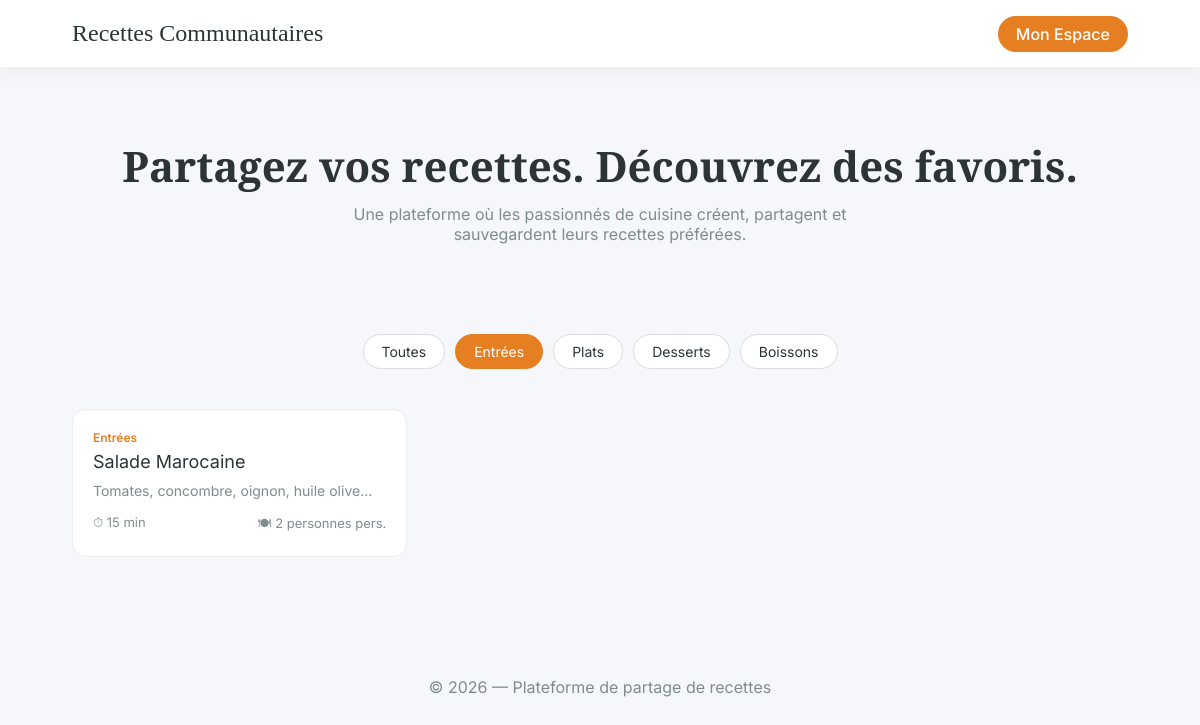
The page /views/recipes/home.php?category=1 (signed in) on the database its author committed.
### tables this page shows
create table categories(
    id int auto_increment primary key,
    name enum ("Entrées","Plats","Desserts","Boissons") not null
);

create table recette(
    id int auto_increment primary key,
    users_id int,
    categories_id int,
    title varchar(150) not null,
    create_time timestamp NOT NULL DEFAULT current_timestamp(),
    temp_de_production varchar(100),
    ingredient varchar(255),
    instructions varchar(255),
    portions varchar(100),
    foreign key (users_id)references users(id) on delete cascade,
    foreign key (categories_id)references categories(id) on delete cascade
);

### config/db.php (called while the page is built)
<?php
class Database
{
    private $host = 'localhost';
    private $dbname = 'recette_manager';
    private $user = 'root';
    private $pass = '';
    private static $instance = null;
    private $conn;
    private function __construct()
    {
        try {
            $this->conn = new PDO(
                'mysql:host=' . $this->host . ';dbname=' . $this->dbname,
                $this->user,
                $this->pass
            );
            $this->conn->setAttribute(PDO::ATTR_ERRMODE, PDO::ERRMODE_EXCEPTION);
        } catch (PDOException $e) {
            die("Connection error: " . $e->getMessage());
        }
    }
    public static function getInstance()
    {
        if (self::$instance === null) {
            self::$instance = new Database();
        }
        return self::$instance;
    }
    public function getConnection()
    {
        return $this->conn;
    }
}
?>

### models/category.php (called while the page is built)
<?php
require_once __DIR__ . '/../config/db.php';
class Category_model
{
    private $pdo;
    public function __construct()
    {
        $this->pdo = Database::getInstance()->getConnection();
    }
    public function getCategories()
    {
        $stmt = $this->pdo->query("SELECT id, name FROM categories");
        return $stmt->fetchAll(PDO::FETCH_ASSOC);
    }
}

### models/recipe.php (called while the page is built, shortened)
<?php
require_once __DIR__ . '/../config/db.php';
class Recette_model
{
    private $pdo;
    function __construct()
    {
        $this->pdo = Database::getInstance()->getConnection();
    }
    public function getAllRecipes($category_id = null)
    {
        $sql = "SELECT r.*, c.name as category_name, u.username as chef_name
                FROM recette r
                LEFT JOIN categories c ON r.categories_id = c.id
                LEFT JOIN users u ON r.users_id = u.id";
        $params = [];
        if ($category_id) {
            $sql .= " WHERE r.categories_id = ?";
            $params[] = $category_id;
        }
        $sql .= " ORDER BY r.create_time DESC";
        $stmt = $this->pdo->prepare($sql);
        $stmt->execute($params);
        return $stmt->fetchAll(PDO::FETCH_ASSOC);
    }
}

### views/recipes/home.php (the view, shortened to what this page needs)
<?php
require_once __DIR__ . '/../../models/category.php';
require_once __DIR__ . '/../../models/recipe.php';
$is_logged_in = isset($_SESSION['user_id']);
$categoryModel = new Category_model();
$categories = $categoryModel->getCategories();
$recipeModel = new Recette_model();
$filter_category = isset($_GET['category']) ? (int)$_GET['category'] : null;
$filtered_recipes = $recipeModel->getAllRecipes($filter_category);
?>
<!DOCTYPE html>
<html lang="fr">
<head>
</head>
<body>
<header>
  <a href="home.php" class="logo">Recettes Communautaires</a>
  <div class="nav">
    <?php if ($is_logged_in): ?>
      <a href="dashboard.php" class="btn">Mon Espace</a>
    <?php else: ?>
      <a href="../auth/login.php">Connexion</a>
      <a href="../auth/register.php" class="btn">Inscription</a>
    <?php endif; ?>
  </div>
</header>
<section class="hero">
  <h1>Partagez vos recettes. Découvrez des favoris.</h1>
  <p>Une plateforme où les passionnés de cuisine créent, partagent et sauvegardent leurs recettes préférées.</p>
</section>
<div class="category-filter">
  <a href="home.php#menu" class="category-btn <?php echo !$filter_category ? 'active' : ''; ?>">Toutes</a>
  <?php foreach ($categories as $cat): ?>
    <a href="home.php?category=<?php echo $cat['id']; ?>#menu"
       class="category-btn <?php echo $filter_category === $cat['id'] ? 'active' : ''; ?>">
       <?php echo htmlspecialchars($cat['name']); ?>
    </a>
  <?php endforeach; ?>
</div>
<?php if (empty($filtered_recipes)): ?>
  <p style="text-align:center;color:var(--muted)">Aucune recette trouvée.</p>
<?php else: ?>
<div class="recipes-grid">
  <?php foreach ($filtered_recipes as $recipe): ?>
  <div class="recipe-card-public"
       onclick='openRecipeDetail(<?php echo json_encode($recipe, JSON_HEX_TAG | JSON_HEX_APOS | JSON_HEX_QUOT | JSON_HEX_AMP); ?>)'>
    <div class="recipe-category"><?php echo htmlspecialchars($recipe['category_name']); ?></div>
    <div class="recipe-title"><?php echo htmlspecialchars($recipe['title']); ?></div>
    <div class="recipe-description">
      <?php echo htmlspecialchars(substr($recipe['ingredient'] ?? '',0,90)); ?>...
    </div>
    <div class="recipe-meta">
      <span>⏱ <?php echo $recipe['temp_de_production']; ?></span>
      <span>🍽 <?php echo $recipe['portions']; ?> pers.</span>
    </div>
  </div>
  <?php endforeach; ?>
</div>
<?php endif; ?>
<footer>
  © <?php echo date('Y'); ?> — Plateforme de partage de recettes
</footer>
</body>
</html>

### views/recipes/home.php (style rules this page uses)
:root { --bg:#f6f7fb; --card:#ffffff; --primary:#e67e22; --text:#2d3436; --muted:#7f8c8d; --radius:14px; }
* { box-sizing:border-box;margin:0;padding:0 }
body { font-family:'Inter',sans-serif; background:var(--bg); color:var(--text); }
header { display:flex; justify-content:space-between; align-items:center; padding:20px 6%; background:#fff; box-shadow:0 4px 20px rgba(0,0,0,0.05); position:sticky; top:0; z-index:100; }
.logo { font-family:'Playfair Display',serif; font-size:24px; text-decoration:none; color:var(--text); }
.nav a { margin-left:15px; text-decoration:none; font-weight:500; }
.btn { background:var(--primary); color:#fff; padding:8px 18px; border-radius:30px; }
.hero { text-align:center; padding:70px 20px 50px; }
.hero h1 { font-family:'Playfair Display',serif; font-size:42px; margin-bottom:10px; }
.hero p { color:var(--muted); max-width:600px; margin:auto; }
.category-filter { margin:40px 0; display:flex; justify-content:center; flex-wrap:wrap; gap:10px; }
.category-btn { padding:8px 18px; border-radius:30px; border:1px solid #ddd; text-decoration:none; color:var(--text); background:#fff; font-size:14px; }
.category-btn.active, .category-btn:hover { background:var(--primary); color:#fff; border-color:var(--primary); }
.recipes-grid { padding:0 6% 80px; display:grid; grid-template-columns:repeat(auto-fill,minmax(280px,1fr)); gap:25px; }
.recipe-card-public { background:var(--card); border-radius:var(--radius); padding:20px; cursor:pointer; transition:.25s; border:1px solid #eee; }
.recipe-category { font-size:12px; color:var(--primary); font-weight:600; margin-bottom:6px; }
.recipe-title { font-size:18px; margin-bottom:10px; }
.recipe-description { font-size:14px; color:var(--muted); margin-bottom:15px; }
.recipe-meta { font-size:13px; display:flex; justify-content:space-between; color:var(--muted); }
footer { text-align:center; padding:40px 20px; color:var(--muted); }

### rows shown on the page
categories: name "Entrées"
categories: name "Plats"
categories: name "Desserts"
categories: name "Boissons"
recette: categories.name "Entrées", title "Salade Marocaine", ingredient "Tomates, concombre, oignon, huile olive", temp_de_production "15 min", portions "2 personnes"
